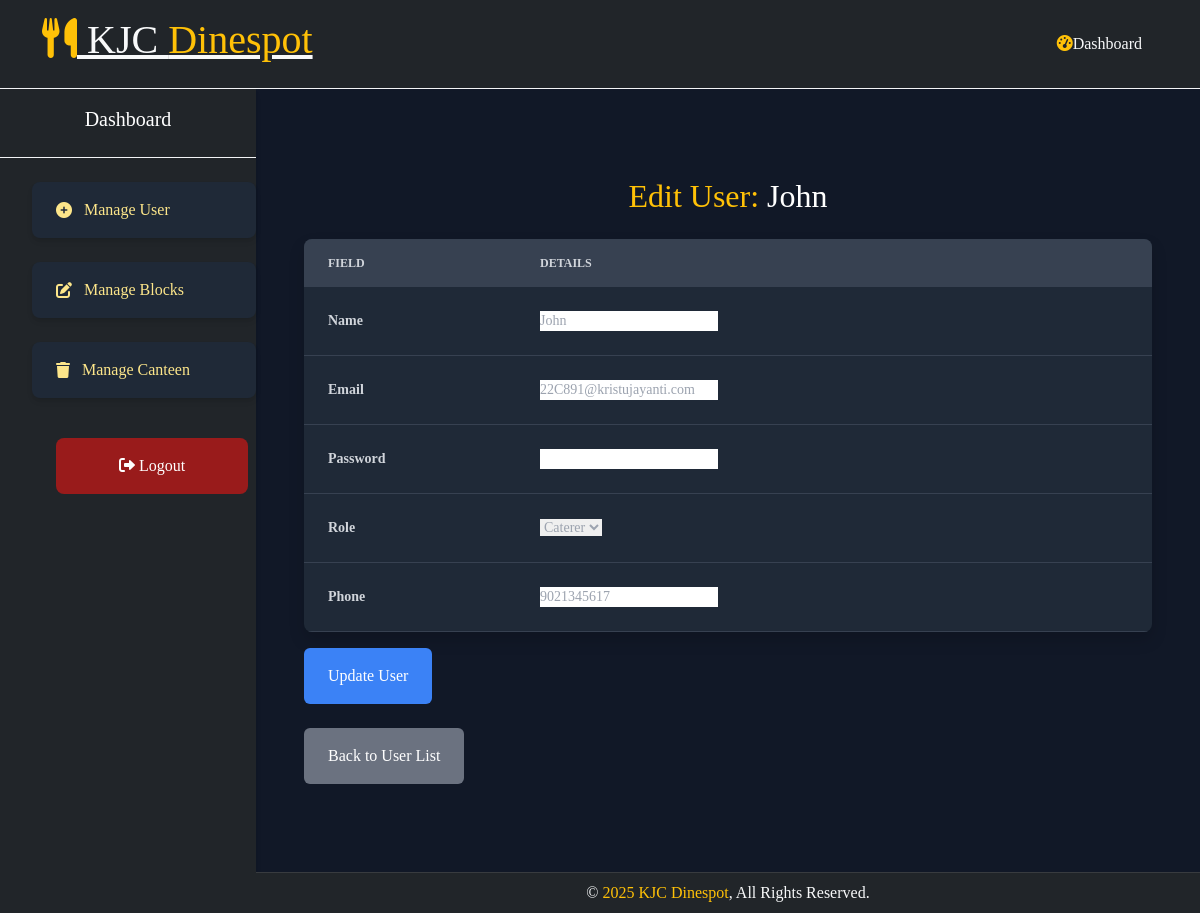
Screenshot of /users/1/edit/ with the database file from the repository.
### main/models.py (models this page shows, shortened)
class User(models.Model):
    ROLE_CHOICES = [
        ('user', 'User'),
        ('caterer', 'Caterer'),
        ('admin', 'Admin'),
    ]
    name = models.CharField(max_length=255)
    email = models.EmailField(unique=True)
    password = models.CharField(max_length=255)  # Consider using Django's authentication system
    role = models.CharField(max_length=10, choices=ROLE_CHOICES)
    phone = models.CharField(max_length=15, null=True, blank=True)
    USERNAME_FIELD = 'email'  # Specify the field to be used for login (email in this case)
    REQUIRED_FIELDS = ['password']

### canteenapp/views.py (the view)
# urls.py: path('users/<int:id>/edit/', views.update_user, name='update_user'),
def update_user(request, id):
    user = get_object_or_404(User, id=id)
    if request.method == 'POST':
        form = UserForm(request.POST, instance=user)
        if form.is_valid():
            form.save()
            messages.success(request, "User updated successfully!")
            return redirect('manage_users')
    else:
        form = UserForm(instance=user)
    return render(request, 'update_user.html', {'form': form, 'user':user})

### canteenapp/forms.py (shortened to what this page needs)
class UserForm(forms.ModelForm):
    phone = forms.CharField(
        max_length=10,
        widget=forms.TextInput(attrs={'maxlength': '10'}),
        validators=[
            RegexValidator(
                regex=r'^\d{10}$',
                message='Phone number must be exactly 10 digits.',
                code='invalid_phone'
            )
        ]
    )
    password = forms.CharField(
        widget=forms.PasswordInput(),
        min_length=6,
        help_text="Password must be at least 6 characters."
    )
    class Meta:
        model = User
        fields = ['name', 'email', 'password', 'role', 'phone']

### canteenapp/templates/update_user.html (shortened to what this page needs)
{% extends 'admin_base.html' %}
{% load static %}
{% block content %}
<section class="py-16 bg-gray-900">
    <section class="container mx-auto font-serif px-6">
        <div class="container">
            <h2 class="text-center mb-4 text-warning">Edit User: <span class="text-white">{{ user.name }}</span></h2>
            <form method="post" class="space-y-4">
                <div class="overflow-x-auto bg-gray-800 rounded-lg shadow">
                    <table class="w-full text-left text-sm text-gray-400">
                        <thead class="bg-gray-700 text-gray-300 uppercase text-xs">
                            <tr>
                                <th class="px-6 py-3">Field</th>
                                <th class="px-6 py-3">Details</th>
                            </tr>
                        </thead>
                        <tbody>
                            <tr class="border-b border-gray-700">
                                <th class="px-6 py-3 text-gray-300">Name</th>
                                <td class="px-6 py-4 w-3/4">
                                     {{ form.name }}
                                </td>
                            </tr>
                            <tr class="border-b border-gray-700">
                                <th class="px-6 py-3 text-gray-300">Email</th>
                                <td class="px-6 py-4 w-3/4">
                                    {{ form.email }}
                                </td>
                            </tr>
                            <tr class="border-b border-gray-700">
                                <th class="px-6 py-3 text-gray-300">Password</th>
                                <td class="px-6 py-4 w-3/4">
                                    {{ form.password }}
                                </td>
                            </tr>
                            <tr class="border-b border-gray-700">
                                <th class="px-6 py-3 text-gray-300">Role</th>
                                <td class="px-6 py-4 w-3/4">
                                    {{ form.role }}
                                </td>
                            </tr>
                            <tr class="border-b border-gray-700">
                                <th class="px-6 py-3 text-gray-300">Phone</th>
                                <td class="px-6 py-4 w-3/4">
                                    {{ form.phone }}
                                </td>
                            </tr>
                        </tbody>
                    </table>
                </div>
                <div class="mt-8">
                    <button type="submit" class="px-6 py-3 bg-blue-500 text-white rounded hover:bg-blue-600">
                        Update User
                    </button>
                </div>
            </form>
            <div class="mt-4">
                <a href="{% url 'manage_users' %}" class="no-underline inline-block px-6 py-3 bg-gray-500 text-white rounded hover:bg-gray-600">
                    Back to User List
                </a>
            </div>
        </div>
    </section>
</section>
{% endblock %}

### static/css/style.css (style rules this page uses)
body { font-family: 'Playfair Display', serif; background-color: #0c0b09; background-size: cover; color: #fff; margin: 0; width: 100%; height: 100vh; }

### canteenapp/templates/admin_base.html (style rules this page uses)
body { background-color: #1a1a1a; }

### rows the page displays
User: name "John", email "22C891@kristujayanti.com", role "Caterer", phone "9021345617"
